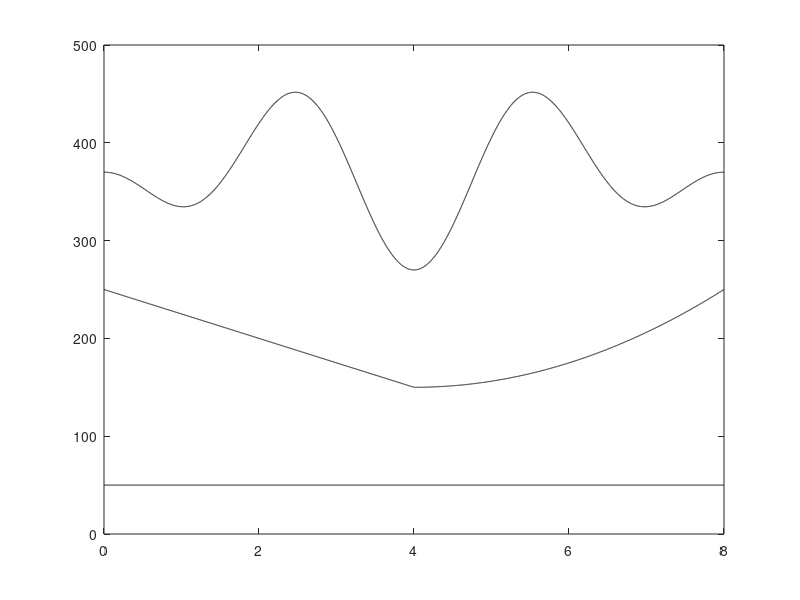

Here is the MATLAB script that generated this plot: (Note: this script raises an error after producing the figure.)
% 
% Copyright (C) 2019 He Dong <hedong@stu.xjtu.edu.cn>

close all;clear;clc;

fs=1024;
t=(0:1024*8-1)/fs;
N=length(t);
data(1,:)=(1-0.1*cos(0.25*pi*t)).*cos(100*pi*t);
t1=t(1:N/2-1);
t2=t(N/2:end);
data(2,:)=[cos(500*pi*t1-25*pi*t1.^2),cos(500*pi*t2-50*pi*t2.^2+25/6*pi*t2.^3+pi*4/3)];
data(3,:)=(1-0.2*cos(pi/8*t)).*cos(740*pi*t+50*sin(1*pi*t));
sig=sum(data);
randn('state',1);   
x=awgn(sig,5,'measured');   
sigma=0.03;

%% plot theoretical IF
f1=50*ones(size(t));
f2=[250-25*t1,250-50*t2+6.25*t2.^2];
f3=370+50*cos(0.75*pi*t)-50*cos(0.5*pi*t);

figure
plot(t,f1,'k')
hold on
plot(t,f2,'k')
hold on
plot(t,f3,'k')


%% downsampled SST

nfft=length(x);
hop=20;
[~,Tx,time,freqr,~]=Downsampled_SST_fw(x,fs,sigma,hop,nfft);
figure
imagesc(time,freqr,abs(Tx));shading interp;axis xy

%% selective reassignment: x1 component[0,80]Hz
[~,Tx,time,freqr,~]=Downsampled_SST_zoom_fw(x,fs,sigma,hop,0,80,1,nfft);
figure
imagesc(time,freqr,abs(Tx));shading interp;axis xy


%% reconstruction

nfft=length(x)/4;
hop=20;
data=data.';    

% extract TF ridges
[s,Tx,time,freqr,win]=Downsampled_SST_fw(x,fs,sigma,hop,nfft);
winlen=length(win);
C=sum(win((winlen-1)/2)*win)/fs;
nb=round(10/(freqr(2)-freqr(1)));
penval=0.001;
[IF_sst,idx_sst] = tfridge(abs(Tx),freqr,penval,'NumRidges',3,'NumFrequencyBins',nb);
[IF_stft,idx_stft] = tfridge(abs(s),freqr,penval,'NumRidges',3,'NumFrequencyBins',nb);
k=1;
for wd=20
    Tx1=Tx;
    s1=s;
    nbins=max(round(wd/(freqr(2)-freqr(1))),1);
    for i=1:3
        
        H_sst=zeros(size(Tx1));
        H_stft=zeros(size(s1));
        for j=1:size(Tx1,2)
            H_sst(idx_sst(j,i)-nbins:idx_sst(j,i)+nbins,j)=1;
            H_stft(idx_stft(j,i)-nbins:idx_stft(j,i)+nbins,j)=1;
        end
        Txf=Tx1.*H_sst;
        sf=s1.*H_stft;
        Re_Sig_sst(:,i,k) = Downsampled_inv(Txf,fs,win,hop,nfft,length(x),C);
        Re_Sig_stft(:,i,k) = Downsampled_inv(sf,fs,win,hop,nfft,length(x),1);
        s1=s1-sf;
        Tx1=Tx1-Txf;
    end
    
    % get SNR
    
    e_sst(:,:,k)=bsxfun(@minus,Re_Sig_sst(:,:,k),data);
    e_stft(:,:,k)=bsxfun(@minus,Re_Sig_stft(:,:,k),data);
    for i=1:3
        S_sst(k,i)=snr(data(:,i),e_sst(:,i,k));
        S_stft(k,i)=snr(data(:,i),e_stft(:,i,k));
    end
    
    k=k+1;
end
figure
imagesc(abs(s));axis xy;

figure
imagesc(abs(Tx));axis xy;

figure
x_sst=Re_Sig_sst(:,3,1);
x_stft=Re_Sig_stft(:,3,1);
plot(x_sst)
hold on
plot(x_stft)



